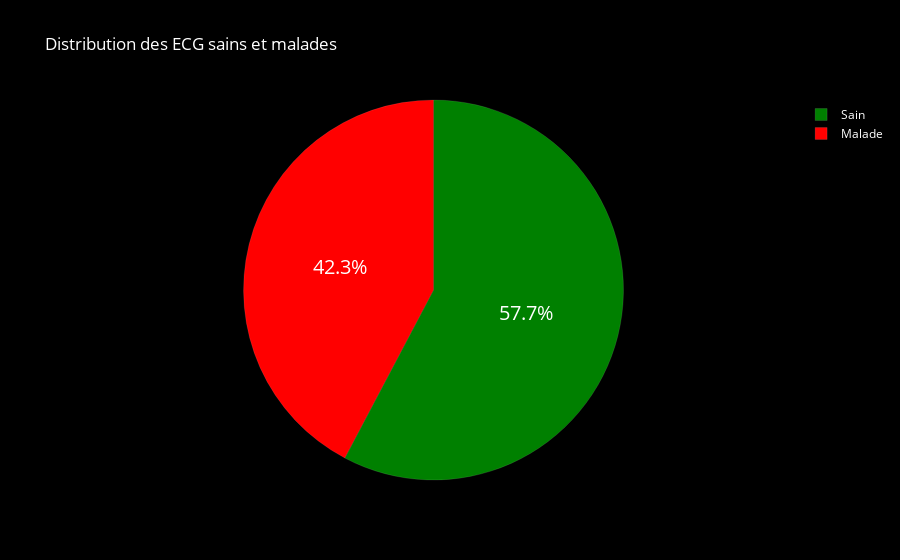

Notebook source saved alongside this figure:
### Code cell
#On vérifie que notre échantillon est bien équilibré
values = y.value_counts()/y.shape[0]

fig = pgo.Figure(data=[pgo.Pie(labels=['Sain','Malade'], values=values)])
fig.update_traces(hoverinfo='label+percent', textinfo='percent', textfont_size=20,
                  marker=dict(colors=['green', 'red'], line=dict(color='white', width=0.1)))
fig.update_layout(
    title_text="Distribution des ECG sains et malades",
    title_font_color="white",
    legend_title_font_color="yellow",
    paper_bgcolor="black",
    plot_bgcolor='black',
    font_color="white",
)
fig.show()

### Figure 1 — Plotly figure (JSON) as saved in the notebook; plotly's stock layout.template omitted (floating-point values rounded to 4 significant figures)
{"data": [{"hoverinfo": "label+percent", "labels": ["Sain", "Malade"], "marker": {"colors": ["green", "red"], "line": {"color": "white", "width": 0.1}}, "textfont": {"size": 20}, "textinfo": "percent", "type": "pie", "values": [0.5773, 0.4227]}], "layout": {"font": {"color": "white"}, "legend": {"title": {"font": {"color": "yellow"}}}, "paper_bgcolor": "black", "plot_bgcolor": "black", "title": {"font": {"color": "white"}, "text": "Distribution des ECG sains et malades"}}}
